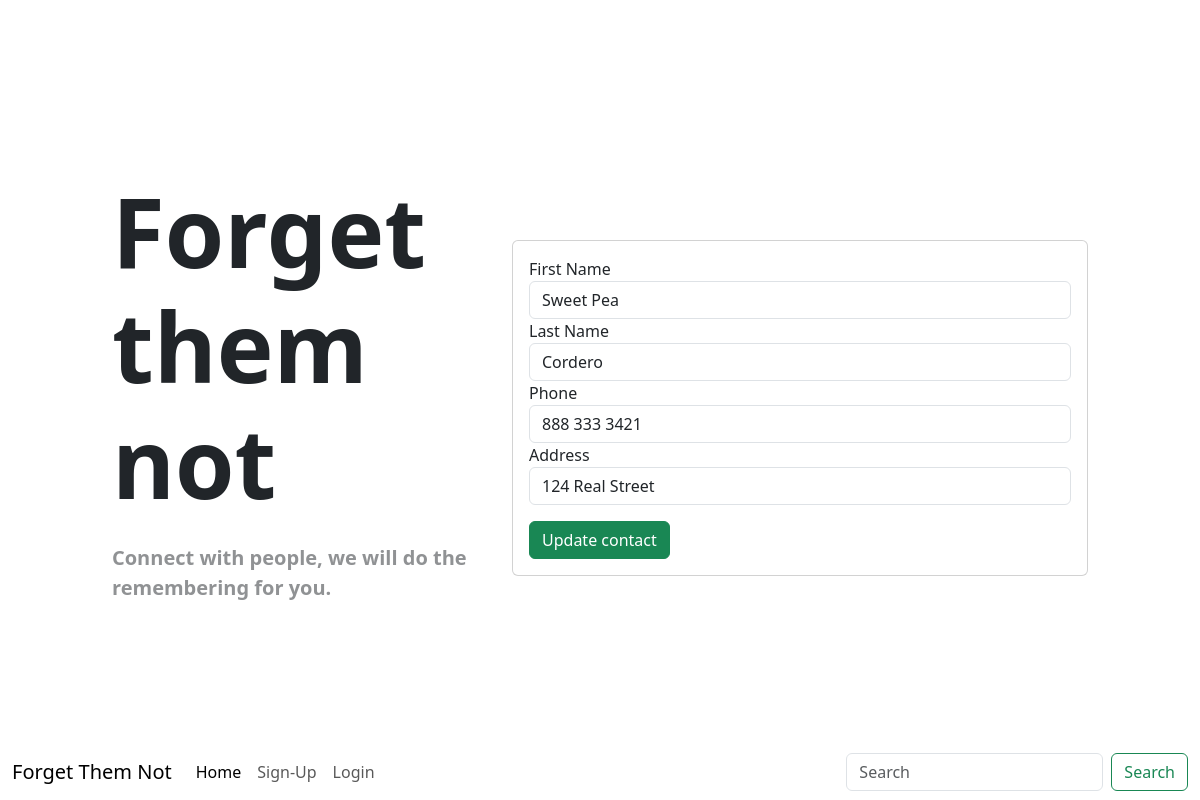
Screenshot of /update/2 with the database file from the repository.
### app/models.py (models this page shows, shortened)
class Contact(db.Model):
    id = db.Column(db.Integer, primary_key = True)
    first_name = db.Column(db.String(50), nullable = False)
    last_name = db.Column(db.String(50), nullable = False)
    phone = db.Column(db.String(15), nullable = False)
    address = db.Column(db.String(100), nullable = False)
    date_created = db.Column(db.DateTime, nullable = False, default = datetime.utcnow)
    user_id = db.Column(db.Integer, db.ForeignKey('user.id'), nullable = False)

### app/routes.py (the view, shortened to what this page needs)
@app.route('/update/<contact_id>', methods =["GET", "POST"])
def update_contact(contact_id):
    form = UpdateForm()
    current_contact = db.session.get(Contact, contact_id)
    return render_template('update.html', form = form, current_contact = current_contact)

### app/forms.py
class UpdateForm(FlaskForm):
    first_name = StringField('First Name', validators = [InputRequired()])
    last_name = StringField('Last Name', validators = [InputRequired()])
    phone = StringField('Phone', validators = [InputRequired()])
    address = StringField('Address', validators = [InputRequired()])
    submit = SubmitField('Update contact')

### app/templates/update.html (shortened to what this page needs)
{% extends 'base.html' %}
{% block content %}
<div class="col-6">
    <div class="card mt-3">
        <div class="card-body">
            <form action="" method="post">
                {{ form.first_name.label }}
                {{ form.first_name(class='form-control', value=current_contact.first_name) }}
                {{ form.last_name.label }}
                {{ form.last_name(class='form-control', value=current_contact.last_name) }}
                {{ form.phone.label }}
                {{ form.phone(class='form-control', value=current_contact.phone) }}
                {{ form.address.label }}
                {{ form.address(class='form-control', value=current_contact.address) }}
                {{ form.submit(class='btn btn-success mt-3')}}
            </form>
        </div>
    </div>
</div>
{% endblock content %}

### rows the page displays
Contact: first_name "Sweet Pea", last_name "Cordero", phone "888 333 3421", address "124 Real Street"
